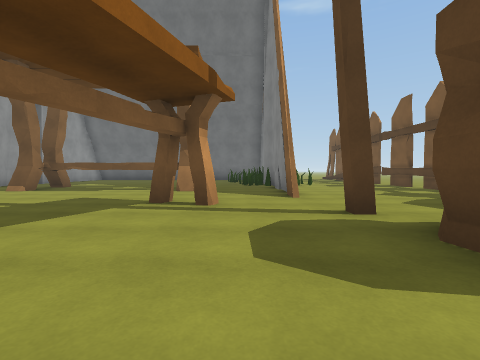
View 1 (above)

12 first-person views from a walk through a scene from a Unity 3-D project. The camera is 1.2 m above the floor, tilts 2° down and sees 85° across. The floor is counted in squares, 2 m on a side. Each view is taken from the middle of a square. On the plan, view 1 faces up. The plan holds only what a view shows up to about 9 squares ahead; the rest is blank. The place goes on beyond the plan. The player character is not drawn. Surface patterns are stand-ins for the level's own textures.

View 2
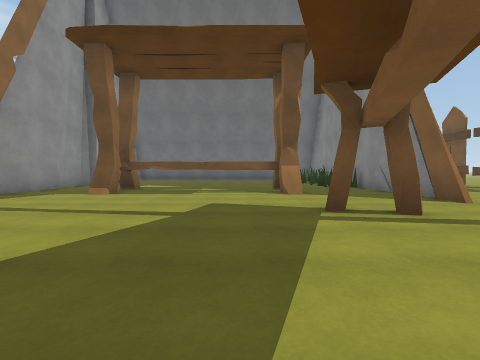

View 3
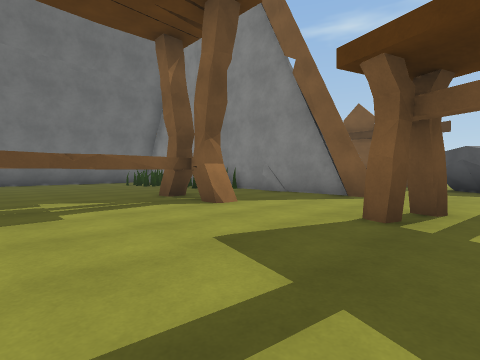

View 4
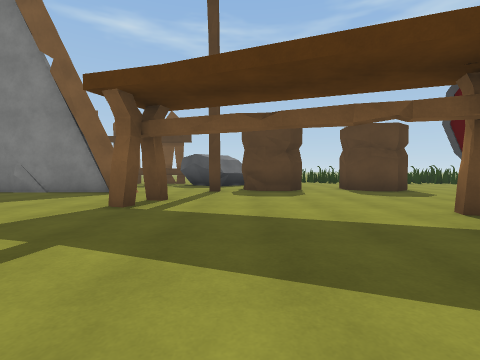

View 5
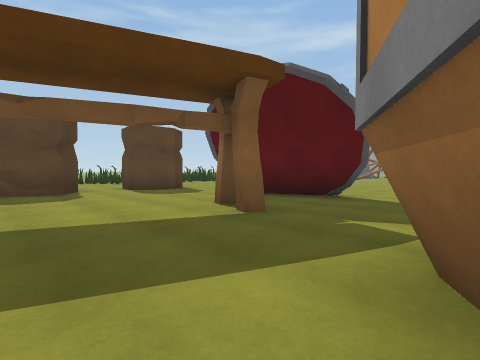

View 6
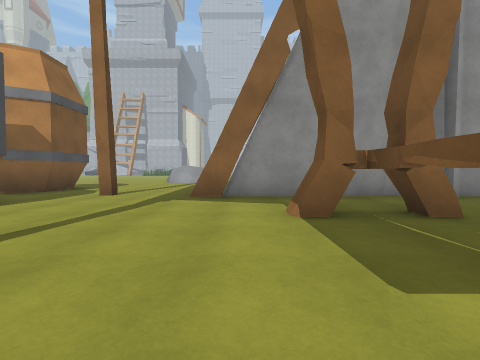

View 7
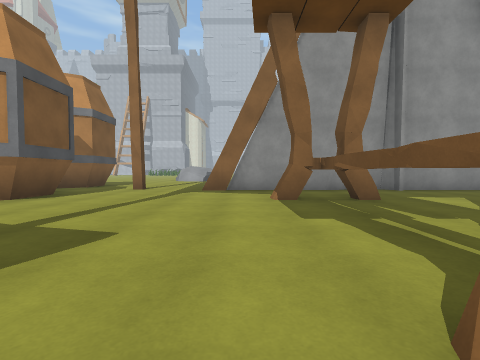

View 8
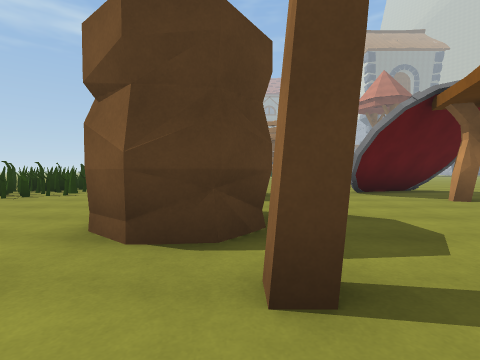

View 9
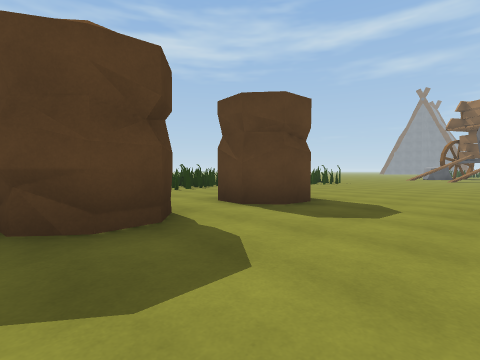

View 10
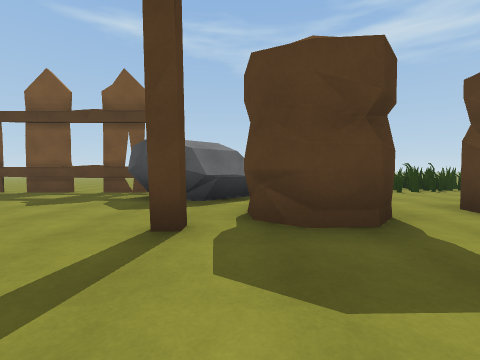

View 11
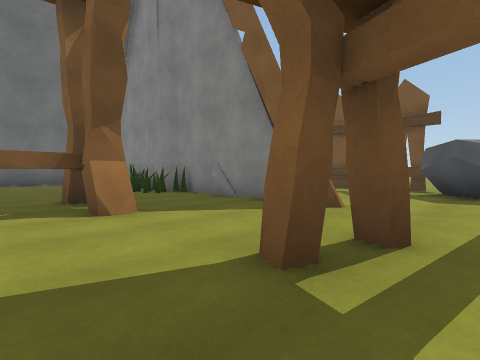

View 12
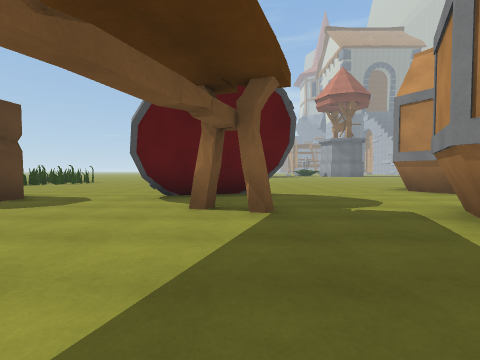

### Floor plan
Key: @ floor where view 1 was taken; # wall or solid block; x gap in a wall; . floor; T thing the floor can be seen under or through; O other object.
Columns run from 12 left of view 1 to 7 right of it. Each row starts with its distance up from view 1.
 10    #.x....x..O    #
  9    #.TTTTTT..#  ..x
  8    #.T....T..#....#.
  7    #.........#....x.
  6   .#.........#....#.
  5  ..........#....OO.
  4  ..#............OO
  3  .............O#.O
  2  ...###.......O#..
  1 ###.  #............
  0       #..#..@.......
 -1      .........O#...O
 -2     .....###..## ..O
 -3     #...##......  .O
 -4     #..... .....   #
 -5         .. .....
 -6         .. ....
 -7             ..

Where each view was taken, in squares from view 1:
view 1: 0 up, 0 right, facing up
view 2: 1 up, 3 left, facing up
view 3: 4 up, 5 left, facing up-right
view 4: 3 up, 6 left, facing right
view 5: 3 up, 6 left, facing down-right
view 6: 7 up, 3 left, facing left
view 7: 7 up, 1 left, facing left
view 8: 5 up, 2 right, facing down
view 9: 3 up, 1 left, facing down-right
view 10: 3 up, 1 left, facing right
view 11: 4 up, 3 left, facing up-right
view 12: 4 up, 3 left, facing down
